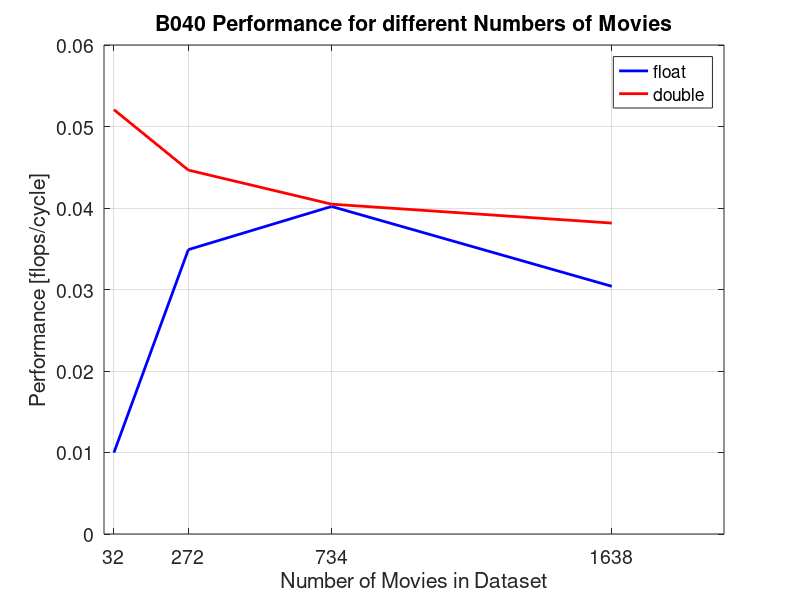
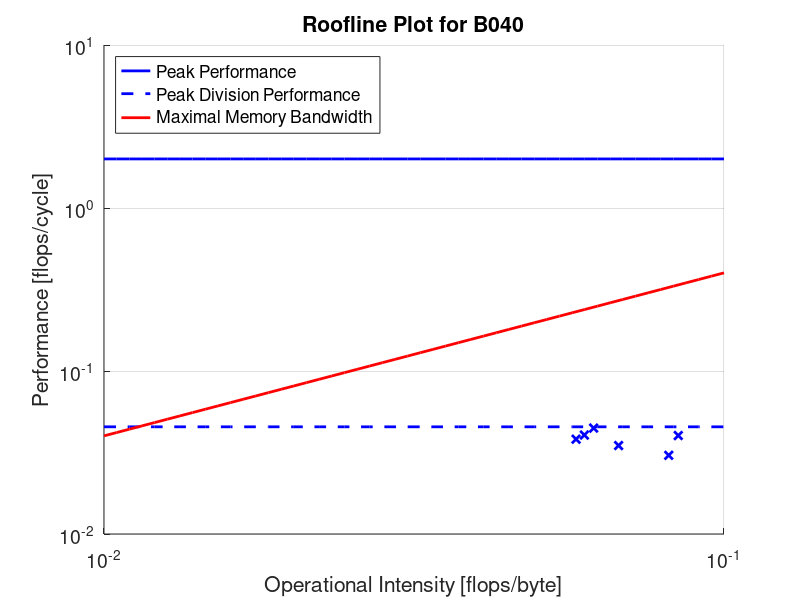

Write MATLAB code to recreate these figures, in order.
%% All measurements are for B040
% compiled with gcc 4.5.2, -O3, cygwin64
data_points_single = [];
data_points_double = [];
roofline_points = [];

%% Performance Analysis 100k full, single precision
num_cycles = 3356005034; % CPU_CLK_UNHALTED.REF_TSC
num_messages = 54912;
% number of flops = FP_COMP_OPS_EXE.SSE_SCALAR_DOUBLE +
%                   FP_COMP_OPS_EXE.SSE_SCALAR_SINGLE + 
%                   FP_COMP_OPS_EXE.X87
num_flops = 72000108 + 12000018 + 18000027;
runtime = 1.019; % seconds
bandwidth_sec = 1.229; % GB/s

bandwidth_cycle = (runtime*bandwidth_sec*1000000000)/num_cycles;
flops_cycle = num_flops/num_cycles;
intensity = flops_cycle/bandwidth_cycle;
roofline_points = [roofline_points; intensity, flops_cycle];

data_points_single = [data_points_single; 1638, flops_cycle];

%% Performance Analysis 100k full, double precision
num_cycles = 31454047181; % CPU_CLK_UNHALTED.REF_TSC
num_messages = 448130;
% number of flops = FP_COMP_OPS_EXE.SSE_SCALAR_DOUBLE +
%                   FP_COMP_OPS_EXE.SSE_SCALAR_SINGLE + 
%                   FP_COMP_OPS_EXE.X87
num_flops = 816001224 + 0 + 384000576;
runtime = 9.553; % seconds
bandwidth_sec = 2.176; % GB/s

bandwidth_cycle = (runtime*bandwidth_sec*1000000000)/num_cycles;
flops_cycle = num_flops/num_cycles;
intensity = flops_cycle/bandwidth_cycle;
roofline_points = [roofline_points; intensity, flops_cycle];

data_points_double = [data_points_double; 1638, flops_cycle];
%% Performance Analysis [dataset user 405] 734 movies, user 405, single precision
num_cycles = 2538003807; % CPU_CLK_UNHALTED.REF_TSC
num_messages = 54330;
% number of flops = FP_COMP_OPS_EXE.SSE_SCALAR_DOUBLE +
%                   FP_COMP_OPS_EXE.SSE_SCALAR_SINGLE + 
%                   FP_COMP_OPS_EXE.X87
num_flops = 78000117 + 6000009 + 18000027;
runtime = 0.771; % seconds
bandwidth_sec = 1.568; % GB/s

bandwidth_cycle = (runtime*bandwidth_sec*1000000000)/num_cycles;
flops_cycle = num_flops/num_cycles;
intensity = flops_cycle/bandwidth_cycle;
roofline_points = [roofline_points; intensity, flops_cycle];

data_points_single = [data_points_single; 734, flops_cycle];
%% Performance Analysis [dataset user 405] 734 movies, user 405, double precision
num_cycles = 16308024462; % CPU_CLK_UNHALTED.REF_TSC
num_messages = 275480;
% number of flops = FP_COMP_OPS_EXE.SSE_SCALAR_DOUBLE +
%                   FP_COMP_OPS_EXE.SSE_SCALAR_SINGLE + 
%                   FP_COMP_OPS_EXE.X87
num_flops = 438000657 + 0 + 222000333;
runtime = 4.953; % seconds
bandwidth_sec = 2.238; % GB/s

bandwidth_cycle = (runtime*bandwidth_sec*1000000000)/num_cycles;
flops_cycle = num_flops/num_cycles;
intensity = flops_cycle/bandwidth_cycle;
roofline_points = [roofline_points; intensity, flops_cycle];

data_points_double = [data_points_double; 734, flops_cycle];
%% Performance Analysis [dataset 512] 272 movies, user 1-10, single precision
num_cycles = 9630014445; % CPU_CLK_UNHALTED.REF_TSC
num_messages = 105670;
% number of flops = FP_COMP_OPS_EXE.SSE_SCALAR_DOUBLE +
%                   FP_COMP_OPS_EXE.SSE_SCALAR_SINGLE + 
%                   FP_COMP_OPS_EXE.X87
num_flops = 204000306 + 30000045 + 102000153;
runtime = 2.925; % seconds
bandwidth_sec = 1.699; % GB/s

bandwidth_cycle = (runtime*bandwidth_sec*1000000000)/num_cycles;
flops_cycle = num_flops/num_cycles;
intensity = flops_cycle/bandwidth_cycle;
roofline_points = [roofline_points; intensity, flops_cycle];

data_points_single = [data_points_single; 272, flops_cycle];
%% Performance Analysis [dataset 512] 272 movies, user 1-10, double precision
num_cycles = 93388140082; % CPU_CLK_UNHALTED.REF_TSC
num_messages = 2083777;
% number of flops = FP_COMP_OPS_EXE.SSE_SCALAR_DOUBLE +
%                   FP_COMP_OPS_EXE.SSE_SCALAR_SINGLE + 
%                   FP_COMP_OPS_EXE.X87
num_flops = 2814004221 + 0 + 1356002034;
runtime = 30.253; % seconds
bandwidth_sec = 2.237; % GB/s

bandwidth_cycle = (runtime*bandwidth_sec*1000000000)/num_cycles;
flops_cycle = num_flops/num_cycles;
intensity = flops_cycle/bandwidth_cycle;
roofline_points = [roofline_points; intensity, flops_cycle];

data_points_double = [data_points_double; 272, flops_cycle];
%% Performance Analysis 32 movies, user 1-100, single precision
num_cycles = 7810011715; % CPU_CLK_UNHALTED.REF_TSC
num_messages = 46139;
% number of flops = FP_COMP_OPS_EXE.SSE_SCALAR_DOUBLE +
%                   FP_COMP_OPS_EXE.SSE_SCALAR_SINGLE + 
%                   FP_COMP_OPS_EXE.X87
num_flops = 54000081 + 12000018 + 12000018;
runtime = 2.372; % seconds
bandwidth_sec = 0.935; % GB/s

bandwidth_cycle = (runtime*bandwidth_sec*1000000000)/num_cycles;
flops_cycle = num_flops/num_cycles;
intensity = flops_cycle/bandwidth_cycle;
%roofline_points = [roofline_points; intensity, flops_cycle];

data_points_single = [data_points_single; 32, flops_cycle];
%% Performance Analysis 32 movies, user 1-100, double precision
num_cycles = 20396030594; % CPU_CLK_UNHALTED.REF_TSC
num_messages = 872656;
% number of flops = FP_COMP_OPS_EXE.SSE_SCALAR_DOUBLE +
%                   FP_COMP_OPS_EXE.SSE_SCALAR_SINGLE + 
%                   FP_COMP_OPS_EXE.X87
num_flops = 768001152 + 0 + 294000441;
runtime = 6.195; % seconds
bandwidth_sec = 0.04; % GB/s

bandwidth_cycle = (runtime*bandwidth_sec*1000000000)/num_cycles;
flops_cycle = num_flops/num_cycles;
intensity = flops_cycle/bandwidth_cycle;
%roofline_points = [roofline_points; intensity, flops_cycle];

data_points_double = [data_points_double; 32, flops_cycle];
%% Perf Plot
plot(data_points_single(:,1), data_points_single(:,2),'-b', 'LineWidth',2);
hold on; grid on;
plot(data_points_double(:,1), data_points_double(:,2),'-r', 'LineWidth',2);

fontsize = 14;
title('B040 Performance for different Numbers of Movies');
legend('float','double', 'fontsize', fontsize);
xlabel('Number of Movies in Dataset', 'fontsize', fontsize)
ylabel('Performance [flops/cycle]', 'fontsize', fontsize)

set(gca,'XTick',[32, 272, 734, 1638]);
set(gca,'fontsize', fontsize);
print(gcf, '-r150', 'performance_b040.png', '-dpng');
hold off;
close all;

%% Roofline Plot
figure;
hold on; grid on
x = logspace(-2,-1);

maxBytesCycle = 4;
% flops / cycle
peakPerf = 2;
oneOpCycle = 1;

% Scalar peak performance
ys = ones(length(x),1).*peakPerf;
loglog(x,ys,'-b','LineWidth',2);

% Peak division perf
ys = ones(length(x),1).*(1/22);
loglog(x,ys,'--b','LineWidth',2);

% memory bandwidth
yb = x.*maxBytesCycle;
loglog(x,yb,'r','LineWidth',2);

% measurements
loglog(roofline_points(:,1), roofline_points(:,2), 'xb', 'LineWidth',2);
%text(roofline_points(1,1), roofline_points(1,2),{' big (f)'},'VerticalAlignment','top','HorizontalAlignment','center', 'fontsize', fontsize);
%text(roofline_points(2,1), roofline_points(2,2),{' big (d)'},'VerticalAlignment','middle', 'HorizontalAlignment','right','fontsize', fontsize);
%text(roofline_points(3,1), roofline_points(3,2),{' 732, float'},'VerticalAlignment','middle','HorizontalAlignment','left', 'fontsize', fontsize);
%text(roofline_points(4,1), roofline_points(4,2),{' 732, double'},'VerticalAlignment','bottom','HorizontalAlignment','right', 'fontsize', fontsize);
%text(roofline_points(5,1), roofline_points(5,2),{' medium (f)'},'VerticalAlignment','top','HorizontalAlignment','center', 'fontsize', fontsize);
%text(roofline_points(6,1), roofline_points(6,2),{' medium (d)'},'VerticalAlignment','bottom','HorizontalAlignment','center', 'fontsize', fontsize);

title('Roofline Plot for B040','fontsize', fontsize);
legend('Peak Performance', 'Peak Division Performance','Maximal Memory Bandwidth','Location','northwest');
xlabel('Operational Intensity [flops/byte]', 'fontsize', fontsize)
ylabel('Performance [flops/cycle]', 'fontsize', fontsize)
set(gca,'XScale','log')
set(gca,'YScale','log')
set(gca,'fontsize', fontsize);
print(gcf, '-r150', 'roofline_b040.png', '-dpng');
hold off;